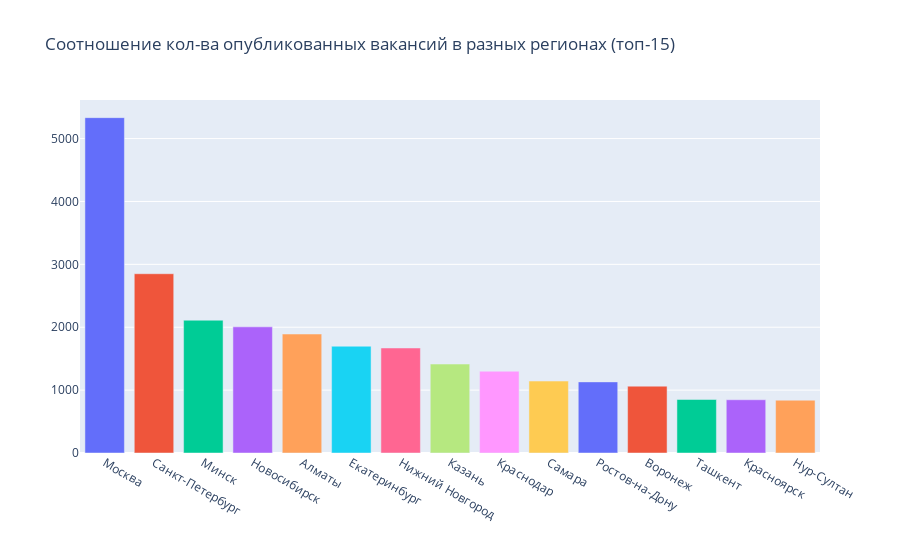

Notebook code cell kept with this figure:
### Code cell
fig = px.bar(
    y=answer_4_1.cnt,
    x=answer_4_1.area,
    color=[str(x) for x in range(0, len(answer_4_1))],
    title='Соотношение кол-ва опубликованных вакансий в разных регионах (топ-15)',
    labels={'y': 'Количество вакансий в регионе', 'x': 'Город'}
)

fig.update_layout(
    showlegend=False,
    xaxis=dict(title=''),
    yaxis=dict(title='')
)

fig.show()

### Figure 1 — Plotly figure (JSON) as saved in the notebook; plotly's stock layout.template omitted (floating-point values rounded to 4 significant figures)
{"data": [{"alignmentgroup": "True", "hovertemplate": "color=0<br>Город=%{x}<br>Количество вакансий в регионе=%{y}<extra></extra>", "legendgroup": "0", "marker": {"color": "#636efa", "pattern": {"shape": ""}}, "name": "0", "offsetgroup": "0", "orientation": "v", "showlegend": true, "textposition": "auto", "type": "bar", "x": ["Москва"], "xaxis": "x", "y": [5333], "yaxis": "y"}, {"alignmentgroup": "True", "hovertemplate": "color=1<br>Город=%{x}<br>Количество вакансий в регионе=%{y}<extra></extra>", "legendgroup": "1", "marker": {"color": "#EF553B", "pattern": {"shape": ""}}, "name": "1", "offsetgroup": "1", "orientation": "v", "showlegend": true, "textposition": "auto", "type": "bar", "x": ["Санкт-Петербург"], "xaxis": "x", "y": [2851], "yaxis": "y"}, {"alignmentgroup": "True", "hovertemplate": "color=2<br>Город=%{x}<br>Количество вакансий в регионе=%{y}<extra></extra>", "legendgroup": "2", "marker": {"color": "#00cc96", "pattern": {"shape": ""}}, "name": "2", "offsetgroup": "2", "orientation": "v", "showlegend": true, "textposition": "auto", "type": "bar", "x": ["Минск"], "xaxis": "x", "y": [2112], "yaxis": "y"}, {"alignmentgroup": "True", "hovertemplate": "color=3<br>Город=%{x}<br>Количество вакансий в регионе=%{y}<extra></extra>", "legendgroup": "3", "marker": {"color": "#ab63fa", "pattern": {"shape": ""}}, "name": "3", "offsetgroup": "3", "orientation": "v", "showlegend": true, "textposition": "auto", "type": "bar", "x": ["Новосибирск"], "xaxis": "x", "y": [2006], "yaxis": "y"}, {"alignmentgroup": "True", "hovertemplate": "color=4<br>Город=%{x}<br>Количество вакансий в регионе=%{y}<extra></extra>", "legendgroup": "4", "marker": {"color": "#FFA15A", "pattern": {"shape": ""}}, "name": "4", "offsetgroup": "4", "orientation": "v", "showlegend": true, "textposition": "auto", "type": "bar", "x": ["Алматы"], "xaxis": "x", "y": [1892], "yaxis": "y"}, {"alignmentgroup": "True", "hovertemplate": "color=5<br>Город=%{x}<br>Количество вакансий в регионе=%{y}<extra></extra>", "legendgroup": "5", "marker": {"color": "#19d3f3", "pattern": {"shape": ""}}, "name": "5", "offsetgroup": "5", "orientation": "v", "showlegend": true, "textposition": "auto", "type": "bar", "x": ["Екатеринбург"], "xaxis": "x", "y": [1698], "yaxis": "y"}, {"alignmentgroup": "True", "hovertemplate": "color=6<br>Город=%{x}<br>Количество вакансий в регионе=%{y}<extra></extra>", "legendgroup": "6", "marker": {"color": "#FF6692", "pattern": {"shape": ""}}, "name": "6", "offsetgroup": "6", "orientation": "v", "showlegend": true, "textposition": "auto", "type": "bar", "x": ["Нижний Новгород"], "xaxis": "x", "y": [1670], "yaxis": "y"}, {"alignmentgroup": "True", "hovertemplate": "color=7<br>Город=%{x}<br>Количество вакансий в регионе=%{y}<extra></extra>", "legendgroup": "7", "marker": {"color": "#B6E880", "pattern": {"shape": ""}}, "name": "7", "offsetgroup": "7", "orientation": "v", "showlegend": true, "textposition": "auto", "type": "bar", "x": ["Казань"], "xaxis": "x", "y": [1415], "yaxis": "y"}, {"alignmentgroup": "True", "hovertemplate": "color=8<br>Город=%{x}<br>Количество вакансий в регионе=%{y}<extra></extra>", "legendgroup": "8", "marker": {"color": "#FF97FF", "pattern": {"shape": ""}}, "name": "8", "offsetgroup": "8", "orientation": "v", "showlegend": true, "textposition": "auto", "type": "bar", "x": ["Краснодар"], "xaxis": "x", "y": [1301], "yaxis": "y"}, {"alignmentgroup": "True", "hovertemplate": "color=9<br>Город=%{x}<br>Количество вакансий в регионе=%{y}<extra></extra>", "legendgroup": "9", "marker": {"color": "#FECB52", "pattern": {"shape": ""}}, "name": "9", "offsetgroup": "9", "orientation": "v", "showlegend": true, "textposition": "auto", "type": "bar", "x": ["Самара"], "xaxis": "x", "y": [1144], "yaxis": "y"}, {"alignmentgroup": "True", "hovertemplate": "color=10<br>Город=%{x}<br>Количество вакансий в регионе=%{y}<extra></extra>", "legendgroup": "10", "marker": {"color": "#636efa", "pattern": {"shape": ""}}, "name": "10", "offsetgroup": "10", "orientation": "v", "showlegend": true, "textposition": "auto", "type": "bar", "x": ["Ростов-на-Дону"], "xaxis": "x", "y": [1131], "yaxis": "y"}, {"alignmentgroup": "True", "hovertemplate": "color=11<br>Город=%{x}<br>Количество вакансий в регионе=%{y}<extra></extra>", "legendgroup": "11", "marker": {"color": "#EF553B", "pattern": {"shape": ""}}, "name": "11", "offsetgroup": "11", "orientation": "v", "showlegend": true, "textposition": "auto", "type": "bar", "x": ["Воронеж"], "xaxis": "x", "y": [1063], "yaxis": "y"}, {"alignmentgroup": "True", "hovertemplate": "color=12<br>Город=%{x}<br>Количество вакансий в регионе=%{y}<extra></extra>", "legendgroup": "12", "marker": {"color": "#00cc96", "pattern": {"shape": ""}}, "name": "12", "offsetgroup": "12", "orientation": "v", "showlegend": true, "textposition": "auto", "type": "bar", "x": ["Ташкент"], "xaxis": "x", "y": [851], "yaxis": "y"}, {"alignmentgroup": "True", "hovertemplate": "color=13<br>Город=%{x}<br>Количество вакансий в регионе=%{y}<extra></extra>", "legendgroup": "13", "marker": {"color": "#ab63fa", "pattern": {"shape": ""}}, "name": "13", "offsetgroup": "13", "orientation": "v", "showlegend": true, "textposition": "auto", "type": "bar", "x": ["Красноярск"], "xaxis": "x", "y": [847], "yaxis": "y"}, {"alignmentgroup": "True", "hovertemplate": "color=14<br>Город=%{x}<br>Количество вакансий в регионе=%{y}<extra></extra>", "legendgroup": "14", "marker": {"color": "#FFA15A", "pattern": {"shape": ""}}, "name": "14", "offsetgroup": "14", "orientation": "v", "showlegend": true, "textposition": "auto", "type": "bar", "x": ["Нур-Султан"], "xaxis": "x", "y": [840], "yaxis": "y"}], "layout": {"barmode": "relative", "legend": {"title": {"text": "color"}, "tracegroupgap": 0}, "showlegend": false, "title": {"text": "Соотношение кол-ва опубликованных вакансий в разных регионах (топ-15)"}, "xaxis": {"anchor": "y", "domain": [0, 1], "title": {"text": ""}}, "yaxis": {"anchor": "x", "domain": [0, 1], "title": {"text": ""}}}}
